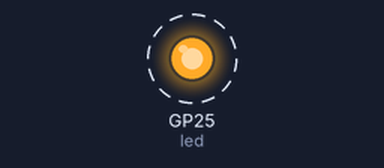
The program below on a simulated Raspberry Pi Pico running MicroPython. Shown: output pins drawn as LEDs (lit = HIGH). Dashed ring = blinking. WiFi joins after 1.5 s; the clock reads 2024-03-15 10:24:30 at power-on unless the program sets it; library files of the repository ran but are not shown: 1 file(s); what the program prints to the serial console is not drawn.

Above: at 2.1 s.
Timing chart, 0 to 5.0 s (numbered marks = the images above):
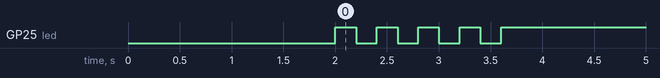

Measured:
- by itself, GP25 (led): alternates HIGH for 0.20 s and LOW for 0.20 s, 9 changes in all, then stays HIGH

The program:

main.py
```python
import socket
import network
import time
from machine import Pin

# ---------------- CONFIG ----------------
SSID = ""
PASSWORD = ""
PORT = 5005

WIFI_TIMEOUT = 10
RETRY_DELAY = 5

FAST_BLINK = 0.2
SLOW_BLINK = 1.0
# ---------------------------------------

led = Pin("LED", Pin.OUT)

wlan = network.WLAN(network.STA_IF)
wlan.active(True)

sock = None
clients = set()

# ---------- LED HELPERS ----------
def led_fast():
    led.toggle()
    time.sleep(FAST_BLINK)

def led_slow():
    led.toggle()
    time.sleep(SLOW_BLINK)

def led_on():
    led.value(1)

def led_off():
    led.value(0)
# --------------------------------


def connect_wifi():
    print("Connecting to WiFi...")
    wlan.disconnect()
    wlan.connect(SSID, PASSWORD)

    start = time.time()
    led_off()

    while not wlan.isconnected():
        if time.time() - start > WIFI_TIMEOUT:
            print("WiFi timeout")
            return False
        led_fast()

    print("WiFi connected:", wlan.ifconfig())
    return True


def setup_socket():
    global sock
    if sock:
        sock.close()

    sock = socket.socket(socket.AF_INET, socket.SOCK_DGRAM)
    sock.bind(("0.0.0.0", PORT))
    sock.setblocking(False)

    print("UDP socket ready on port", PORT)


# ---------------- MAIN LOOP ----------------
while True:

    # ---- Ensure Wi-Fi ----
    if not wlan.isconnected():
        print("WiFi disconnected")
        while not connect_wifi():
            print("Retrying WiFi in", RETRY_DELAY, "seconds")
            for _ in range(int(RETRY_DELAY / SLOW_BLINK)):
                led_slow()

        setup_socket()
        clients.clear()
        led_on()
        print("Voice relay running")

    # ---- UDP Relay ----
    try:
        data, addr = sock.recvfrom(2048)
        clients.add(addr)

        for c in clients:
            if c != addr:
                sock.sendto(data, c)

    except:
        pass

    time.sleep(0.001)
```
